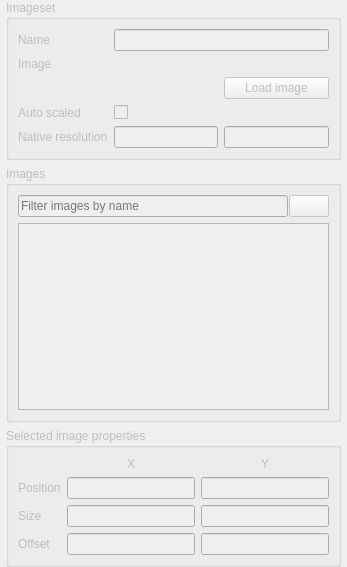
<?xml version="1.0" encoding="UTF-8"?>
<ui version="4.0">
 <class>DockWidget</class>
 <widget class="QDockWidget" name="DockWidget">
  <property name="enabled">
   <bool>false</bool>
  </property>
  <property name="geometry">
   <rect>
    <x>0</x>
    <y>0</y>
    <width>347</width>
    <height>567</height>
   </rect>
  </property>
  <property name="sizePolicy">
   <sizepolicy hsizetype="Preferred" vsizetype="Preferred">
    <horstretch>0</horstretch>
    <verstretch>0</verstretch>
   </sizepolicy>
  </property>
  <property name="minimumSize">
   <size>
    <width>347</width>
    <height>500</height>
   </size>
  </property>
  <property name="focusPolicy">
   <enum>Qt::ClickFocus</enum>
  </property>
  <property name="windowTitle">
   <string>Imageset Editing</string>
  </property>
  <widget class="QWidget" name="dockWidgetContents">
   <layout class="QVBoxLayout" name="verticalLayout">
    <property name="spacing">
     <number>6</number>
    </property>
    <property name="sizeConstraint">
     <enum>QLayout::SetNoConstraint</enum>
    </property>
    <property name="leftMargin">
     <number>6</number>
    </property>
    <property name="topMargin">
     <number>0</number>
    </property>
    <property name="rightMargin">
     <number>6</number>
    </property>
    <property name="bottomMargin">
     <number>0</number>
    </property>
    <item>
     <widget class="QGroupBox" name="imagesetGroupBox">
      <property name="minimumSize">
       <size>
        <width>0</width>
        <height>117</height>
       </size>
      </property>
      <property name="title">
       <string>Imageset</string>
      </property>
      <layout class="QGridLayout" name="gridLayout_2">
       <property name="sizeConstraint">
        <enum>QLayout::SetMinimumSize</enum>
       </property>
       <item row="0" column="0">
        <widget class="QLabel" name="nameLabel">
         <property name="text">
          <string>Name</string>
         </property>
         <property name="buddy">
          <cstring>name</cstring>
         </property>
        </widget>
       </item>
       <item row="0" column="1" colspan="2">
        <widget class="QLineEdit" name="name"/>
       </item>
       <item row="1" column="0">
        <widget class="QLabel" name="imageLabel">
         <property name="text">
          <string>Image</string>
         </property>
        </widget>
       </item>
       <item row="1" column="1" colspan="2">
        <widget class="FileLineEdit" name="image" native="true">
         <property name="sizePolicy">
          <sizepolicy hsizetype="Preferred" vsizetype="Fixed">
           <horstretch>0</horstretch>
           <verstretch>0</verstretch>
          </sizepolicy>
         </property>
        </widget>
       </item>
       <item row="3" column="0">
        <widget class="QLabel" name="autoScaleLabel">
         <property name="text">
          <string>Auto scaled</string>
         </property>
         <property name="buddy">
          <cstring>autoScaled</cstring>
         </property>
        </widget>
       </item>
       <item row="3" column="1" colspan="2">
        <widget class="QCheckBox" name="autoScaled">
         <property name="text">
          <string/>
         </property>
        </widget>
       </item>
       <item row="4" column="0">
        <widget class="QLabel" name="nativeResolutionLabel">
         <property name="text">
          <string>Native resolution</string>
         </property>
        </widget>
       </item>
       <item row="4" column="1">
        <widget class="QLineEdit" name="nativeHorzRes"/>
       </item>
       <item row="4" column="2">
        <widget class="QLineEdit" name="nativeVertRes"/>
       </item>
       <item row="2" column="2">
        <widget class="QPushButton" name="imageLoad">
         <property name="text">
          <string>Load image</string>
         </property>
        </widget>
       </item>
      </layout>
     </widget>
    </item>
    <item>
     <widget class="QGroupBox" name="imagesGroupBox">
      <property name="minimumSize">
       <size>
        <width>0</width>
        <height>100</height>
       </size>
      </property>
      <property name="title">
       <string>Images</string>
      </property>
      <layout class="QVBoxLayout" name="verticalLayout_2">
       <item>
        <widget class="QWidget" name="widget" native="true">
         <layout class="QHBoxLayout" name="horizontalLayout">
          <property name="spacing">
           <number>1</number>
          </property>
          <property name="margin">
           <number>0</number>
          </property>
          <item>
           <widget class="QLineEdit" name="filterBox">
            <property name="placeholderText">
             <string>Filter images by name</string>
            </property>
           </widget>
          </item>
          <item>
           <widget class="QPushButton" name="filterResetButton">
            <property name="toolTip">
             <string>Reset the filter</string>
            </property>
            <property name="text">
             <string/>
            </property>
            <property name="icon">
             <iconset>
              <normaloff>icons/imageset_editing/filter_reset.png</normaloff>icons/imageset_editing/filter_reset.png</iconset>
            </property>
            <property name="iconSize">
             <size>
              <width>16</width>
              <height>16</height>
             </size>
            </property>
            <property name="autoDefault">
             <bool>false</bool>
            </property>
            <property name="default">
             <bool>false</bool>
            </property>
            <property name="flat">
             <bool>false</bool>
            </property>
           </widget>
          </item>
         </layout>
        </widget>
       </item>
       <item>
        <widget class="QListWidget" name="list">
         <property name="editTriggers">
          <set>QAbstractItemView::DoubleClicked|QAbstractItemView::EditKeyPressed|QAbstractItemView::SelectedClicked</set>
         </property>
         <property name="alternatingRowColors">
          <bool>false</bool>
         </property>
         <property name="selectionMode">
          <enum>QAbstractItemView::ExtendedSelection</enum>
         </property>
         <property name="iconSize">
          <size>
           <width>32</width>
           <height>32</height>
          </size>
         </property>
         <property name="selectionRectVisible">
          <bool>true</bool>
         </property>
         <property name="sortingEnabled">
          <bool>true</bool>
         </property>
        </widget>
       </item>
      </layout>
     </widget>
    </item>
    <item>
     <widget class="QGroupBox" name="propertiesGroupBox">
      <property name="sizePolicy">
       <sizepolicy hsizetype="Minimum" vsizetype="Minimum">
        <horstretch>0</horstretch>
        <verstretch>0</verstretch>
       </sizepolicy>
      </property>
      <property name="title">
       <string>Selected image properties</string>
      </property>
      <layout class="QGridLayout" name="gridLayout">
       <item row="1" column="2">
        <widget class="QLineEdit" name="positionY">
         <property name="sizePolicy">
          <sizepolicy hsizetype="Expanding" vsizetype="Fixed">
           <horstretch>0</horstretch>
           <verstretch>0</verstretch>
          </sizepolicy>
         </property>
        </widget>
       </item>
       <item row="1" column="1">
        <widget class="QLineEdit" name="positionX"/>
       </item>
       <item row="1" column="0">
        <widget class="QLabel" name="positionLabel">
         <property name="text">
          <string>Position</string>
         </property>
        </widget>
       </item>
       <item row="2" column="1">
        <widget class="QLineEdit" name="width"/>
       </item>
       <item row="2" column="2">
        <widget class="QLineEdit" name="height"/>
       </item>
       <item row="2" column="0">
        <widget class="QLabel" name="sizeLabel">
         <property name="text">
          <string>Size</string>
         </property>
        </widget>
       </item>
       <item row="0" column="1">
        <widget class="QLabel" name="xColumnLabel">
         <property name="text">
          <string>X</string>
         </property>
         <property name="alignment">
          <set>Qt::AlignCenter</set>
         </property>
        </widget>
       </item>
       <item row="0" column="2">
        <widget class="QLabel" name="yColumnLabel">
         <property name="text">
          <string>Y</string>
         </property>
         <property name="alignment">
          <set>Qt::AlignCenter</set>
         </property>
        </widget>
       </item>
       <item row="3" column="1">
        <widget class="QLineEdit" name="offsetX"/>
       </item>
       <item row="3" column="2">
        <widget class="QLineEdit" name="offsetY"/>
       </item>
       <item row="3" column="0">
        <widget class="QLabel" name="offsetLabel">
         <property name="text">
          <string>Offset</string>
         </property>
        </widget>
       </item>
      </layout>
     </widget>
    </item>
   </layout>
  </widget>
 </widget>
 <customwidgets>
  <customwidget>
   <class>FileLineEdit</class>
   <extends>QWidget</extends>
   <header>qtwidgets</header>
   <container>1</container>
  </customwidget>
 </customwidgets>
 <resources/>
 <connections>
  <connection>
   <sender>filterResetButton</sender>
   <signal>clicked()</signal>
   <receiver>filterBox</receiver>
   <slot>clear()</slot>
   <hints>
    <hint type="sourcelabel">
     <x>316</x>
     <y>208</y>
    </hint>
    <hint type="destinationlabel">
     <x>158</x>
     <y>208</y>
    </hint>
   </hints>
  </connection>
 </connections>
</ui>
